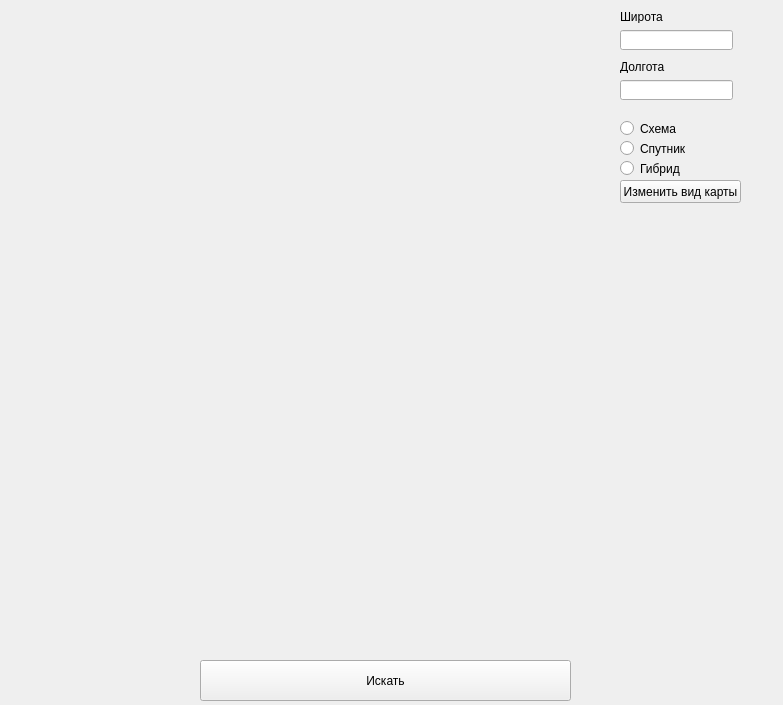
<?xml version="1.0" encoding="UTF-8"?>
<ui version="4.0">
 <class>StaticMaps</class>
 <widget class="QMainWindow" name="StaticMaps">
  <property name="geometry">
   <rect>
    <x>0</x>
    <y>0</y>
    <width>783</width>
    <height>705</height>
   </rect>
  </property>
  <property name="windowTitle">
   <string>MainWindow</string>
  </property>
  <widget class="QWidget" name="centralwidget">
   <widget class="QLabel" name="map">
    <property name="geometry">
     <rect>
      <x>50</x>
      <y>40</y>
      <width>461</width>
      <height>451</height>
     </rect>
    </property>
    <property name="text">
     <string/>
    </property>
   </widget>
   <widget class="QLineEdit" name="coord1">
    <property name="geometry">
     <rect>
      <x>620</x>
      <y>80</y>
      <width>113</width>
      <height>20</height>
     </rect>
    </property>
   </widget>
   <widget class="QLineEdit" name="coord2">
    <property name="geometry">
     <rect>
      <x>620</x>
      <y>30</y>
      <width>113</width>
      <height>20</height>
     </rect>
    </property>
   </widget>
   <widget class="QPushButton" name="start">
    <property name="geometry">
     <rect>
      <x>200</x>
      <y>660</y>
      <width>371</width>
      <height>41</height>
     </rect>
    </property>
    <property name="text">
     <string>Искать</string>
    </property>
   </widget>
   <widget class="QLabel" name="label">
    <property name="geometry">
     <rect>
      <x>620</x>
      <y>10</y>
      <width>47</width>
      <height>13</height>
     </rect>
    </property>
    <property name="text">
     <string>Широта</string>
    </property>
   </widget>
   <widget class="QLabel" name="label_2">
    <property name="geometry">
     <rect>
      <x>620</x>
      <y>60</y>
      <width>47</width>
      <height>13</height>
     </rect>
    </property>
    <property name="text">
     <string>Долгота</string>
    </property>
   </widget>
   <widget class="QRadioButton" name="r1">
    <property name="geometry">
     <rect>
      <x>620</x>
      <y>120</y>
      <width>82</width>
      <height>17</height>
     </rect>
    </property>
    <property name="text">
     <string>Схема</string>
    </property>
   </widget>
   <widget class="QRadioButton" name="r2">
    <property name="geometry">
     <rect>
      <x>620</x>
      <y>140</y>
      <width>82</width>
      <height>17</height>
     </rect>
    </property>
    <property name="text">
     <string>Спутник</string>
    </property>
   </widget>
   <widget class="QRadioButton" name="r3">
    <property name="geometry">
     <rect>
      <x>620</x>
      <y>160</y>
      <width>82</width>
      <height>17</height>
     </rect>
    </property>
    <property name="text">
     <string>Гибрид</string>
    </property>
   </widget>
   <widget class="QPushButton" name="on_b">
    <property name="geometry">
     <rect>
      <x>620</x>
      <y>180</y>
      <width>121</width>
      <height>23</height>
     </rect>
    </property>
    <property name="text">
     <string>Изменить вид карты</string>
    </property>
   </widget>
  </widget>
 </widget>
 <resources/>
 <connections/>
</ui>
